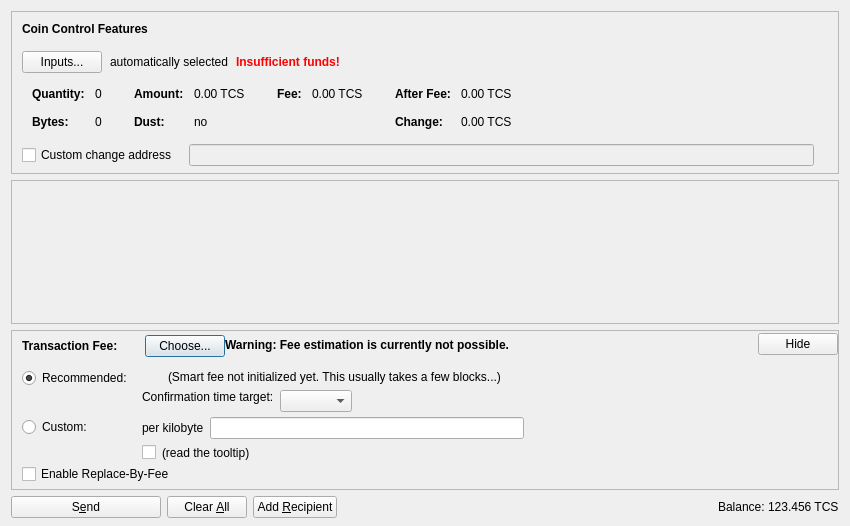
<?xml version="1.0" encoding="UTF-8"?>
<ui version="4.0">
 <class>SendCoinsDialog</class>
 <widget class="QDialog" name="SendCoinsDialog">
  <property name="geometry">
   <rect>
    <x>0</x>
    <y>0</y>
    <width>850</width>
    <height>526</height>
   </rect>
  </property>
  <property name="windowTitle">
   <string>Send Coins</string>
  </property>
  <layout class="QVBoxLayout" name="verticalLayout" stretch="0,1,0,0">
   <property name="bottomMargin">
    <number>8</number>
   </property>
   <item>
    <widget class="QFrame" name="frameCoinControl">
     <property name="sizePolicy">
      <sizepolicy hsizetype="Expanding" vsizetype="Expanding">
       <horstretch>0</horstretch>
       <verstretch>0</verstretch>
      </sizepolicy>
     </property>
     <property name="maximumSize">
      <size>
       <width>16777215</width>
       <height>16777215</height>
      </size>
     </property>
     <property name="frameShape">
      <enum>QFrame::StyledPanel</enum>
     </property>
     <property name="frameShadow">
      <enum>QFrame::Sunken</enum>
     </property>
     <layout class="QVBoxLayout" name="verticalLayoutCoinControl2">
      <property name="spacing">
       <number>0</number>
      </property>
      <property name="leftMargin">
       <number>0</number>
      </property>
      <property name="topMargin">
       <number>0</number>
      </property>
      <property name="rightMargin">
       <number>0</number>
      </property>
      <property name="bottomMargin">
       <number>6</number>
      </property>
      <item>
       <layout class="QVBoxLayout" name="verticalLayoutCoinControl" stretch="0,0,0,0,1">
        <property name="spacing">
         <number>0</number>
        </property>
        <property name="leftMargin">
         <number>10</number>
        </property>
        <property name="topMargin">
         <number>10</number>
        </property>
        <item>
         <layout class="QHBoxLayout" name="horizontalLayoutCoinControl1">
          <property name="bottomMargin">
           <number>15</number>
          </property>
          <item>
           <widget class="QLabel" name="labelCoinControlFeatures">
            <property name="sizePolicy">
             <sizepolicy hsizetype="Preferred" vsizetype="Maximum">
              <horstretch>0</horstretch>
              <verstretch>0</verstretch>
             </sizepolicy>
            </property>
            <property name="font">
             <font>
              <weight>75</weight>
              <bold>true</bold>
             </font>
            </property>
            <property name="styleSheet">
             <string notr="true">font-weight:bold;</string>
            </property>
            <property name="text">
             <string>Coin Control Features</string>
            </property>
           </widget>
          </item>
         </layout>
        </item>
        <item>
         <layout class="QHBoxLayout" name="horizontalLayoutCoinControl2" stretch="0,0,0,0">
          <property name="spacing">
           <number>8</number>
          </property>
          <property name="bottomMargin">
           <number>10</number>
          </property>
          <item>
           <widget class="QPushButton" name="pushButtonCoinControl">
            <property name="styleSheet">
             <string notr="true"/>
            </property>
            <property name="text">
             <string>Inputs...</string>
            </property>
            <property name="autoDefault">
             <bool>false</bool>
            </property>
           </widget>
          </item>
          <item>
           <widget class="QLabel" name="labelCoinControlAutomaticallySelected">
            <property name="text">
             <string>automatically selected</string>
            </property>
            <property name="margin">
             <number>5</number>
            </property>
           </widget>
          </item>
          <item>
           <widget class="QLabel" name="labelCoinControlInsuffFunds">
            <property name="font">
             <font>
              <weight>75</weight>
              <bold>true</bold>
             </font>
            </property>
            <property name="styleSheet">
             <string notr="true">color:red;font-weight:bold;</string>
            </property>
            <property name="text">
             <string>Insufficient funds!</string>
            </property>
            <property name="margin">
             <number>5</number>
            </property>
           </widget>
          </item>
          <item>
           <spacer name="horizontalSpacerCoinControl">
            <property name="orientation">
             <enum>Qt::Horizontal</enum>
            </property>
            <property name="sizeHint" stdset="0">
             <size>
              <width>40</width>
              <height>1</height>
             </size>
            </property>
           </spacer>
          </item>
         </layout>
        </item>
        <item>
         <widget class="QWidget" name="widgetCoinControl" native="true">
          <property name="sizePolicy">
           <sizepolicy hsizetype="Preferred" vsizetype="Preferred">
            <horstretch>0</horstretch>
            <verstretch>0</verstretch>
           </sizepolicy>
          </property>
          <property name="minimumSize">
           <size>
            <width>0</width>
            <height>0</height>
           </size>
          </property>
          <property name="styleSheet">
           <string notr="true"/>
          </property>
          <layout class="QHBoxLayout" name="horizontalLayoutCoinControl5">
           <property name="leftMargin">
            <number>0</number>
           </property>
           <property name="topMargin">
            <number>0</number>
           </property>
           <property name="rightMargin">
            <number>0</number>
           </property>
           <property name="bottomMargin">
            <number>0</number>
           </property>
           <item>
            <layout class="QHBoxLayout" name="horizontalLayoutCoinControl3" stretch="0,0,0,1">
             <property name="spacing">
              <number>20</number>
             </property>
             <property name="topMargin">
              <number>0</number>
             </property>
             <property name="bottomMargin">
              <number>10</number>
             </property>
             <item>
              <layout class="QFormLayout" name="formLayoutCoinControl1">
               <property name="horizontalSpacing">
                <number>10</number>
               </property>
               <property name="verticalSpacing">
                <number>14</number>
               </property>
               <property name="leftMargin">
                <number>10</number>
               </property>
               <property name="topMargin">
                <number>4</number>
               </property>
               <property name="rightMargin">
                <number>6</number>
               </property>
               <item row="0" column="0">
                <widget class="QLabel" name="labelCoinControlQuantityText">
                 <property name="font">
                  <font>
                   <weight>75</weight>
                   <bold>true</bold>
                  </font>
                 </property>
                 <property name="text">
                  <string>Quantity:</string>
                 </property>
                 <property name="margin">
                  <number>0</number>
                 </property>
                </widget>
               </item>
               <item row="0" column="1">
                <widget class="QLabel" name="labelCoinControlQuantity">
                 <property name="cursor">
                  <cursorShape>IBeamCursor</cursorShape>
                 </property>
                 <property name="contextMenuPolicy">
                  <enum>Qt::ActionsContextMenu</enum>
                 </property>
                 <property name="text">
                  <string notr="true">0</string>
                 </property>
                 <property name="margin">
                  <number>0</number>
                 </property>
                 <property name="textInteractionFlags">
                  <set>Qt::LinksAccessibleByMouse|Qt::TextSelectableByKeyboard|Qt::TextSelectableByMouse</set>
                 </property>
                </widget>
               </item>
               <item row="1" column="0">
                <widget class="QLabel" name="labelCoinControlBytesText">
                 <property name="font">
                  <font>
                   <weight>75</weight>
                   <bold>true</bold>
                  </font>
                 </property>
                 <property name="text">
                  <string>Bytes:</string>
                 </property>
                </widget>
               </item>
               <item row="1" column="1">
                <widget class="QLabel" name="labelCoinControlBytes">
                 <property name="cursor">
                  <cursorShape>IBeamCursor</cursorShape>
                 </property>
                 <property name="contextMenuPolicy">
                  <enum>Qt::ActionsContextMenu</enum>
                 </property>
                 <property name="text">
                  <string notr="true">0</string>
                 </property>
                 <property name="textInteractionFlags">
                  <set>Qt::LinksAccessibleByMouse|Qt::TextSelectableByKeyboard|Qt::TextSelectableByMouse</set>
                 </property>
                </widget>
               </item>
              </layout>
             </item>
             <item>
              <layout class="QFormLayout" name="formLayoutCoinControl2">
               <property name="horizontalSpacing">
                <number>10</number>
               </property>
               <property name="verticalSpacing">
                <number>14</number>
               </property>
               <property name="leftMargin">
                <number>6</number>
               </property>
               <property name="topMargin">
                <number>4</number>
               </property>
               <property name="rightMargin">
                <number>6</number>
               </property>
               <item row="0" column="0">
                <widget class="QLabel" name="labelCoinControlAmountText">
                 <property name="font">
                  <font>
                   <weight>75</weight>
                   <bold>true</bold>
                  </font>
                 </property>
                 <property name="text">
                  <string>Amount:</string>
                 </property>
                 <property name="margin">
                  <number>0</number>
                 </property>
                </widget>
               </item>
               <item row="0" column="1">
                <widget class="QLabel" name="labelCoinControlAmount">
                 <property name="cursor">
                  <cursorShape>IBeamCursor</cursorShape>
                 </property>
                 <property name="contextMenuPolicy">
                  <enum>Qt::ActionsContextMenu</enum>
                 </property>
                 <property name="text">
                  <string notr="true">0.00 TCS</string>
                 </property>
                 <property name="textInteractionFlags">
                  <set>Qt::LinksAccessibleByMouse|Qt::TextSelectableByKeyboard|Qt::TextSelectableByMouse</set>
                 </property>
                </widget>
               </item>
               <item row="1" column="0">
                <widget class="QLabel" name="labelCoinControlLowOutputText">
                 <property name="font">
                  <font>
                   <weight>75</weight>
                   <bold>true</bold>
                  </font>
                 </property>
                 <property name="text">
                  <string>Dust:</string>
                 </property>
                </widget>
               </item>
               <item row="1" column="1">
                <widget class="QLabel" name="labelCoinControlLowOutput">
                 <property name="cursor">
                  <cursorShape>IBeamCursor</cursorShape>
                 </property>
                 <property name="contextMenuPolicy">
                  <enum>Qt::ActionsContextMenu</enum>
                 </property>
                 <property name="text">
                  <string notr="true">no</string>
                 </property>
                 <property name="textInteractionFlags">
                  <set>Qt::LinksAccessibleByMouse|Qt::TextSelectableByKeyboard|Qt::TextSelectableByMouse</set>
                 </property>
                </widget>
               </item>
              </layout>
             </item>
             <item>
              <layout class="QFormLayout" name="formLayoutCoinControl3">
               <property name="horizontalSpacing">
                <number>10</number>
               </property>
               <property name="verticalSpacing">
                <number>14</number>
               </property>
               <property name="leftMargin">
                <number>6</number>
               </property>
               <property name="topMargin">
                <number>4</number>
               </property>
               <property name="rightMargin">
                <number>6</number>
               </property>
               <item row="0" column="0">
                <widget class="QLabel" name="labelCoinControlFeeText">
                 <property name="font">
                  <font>
                   <weight>75</weight>
                   <bold>true</bold>
                  </font>
                 </property>
                 <property name="text">
                  <string>Fee:</string>
                 </property>
                 <property name="margin">
                  <number>0</number>
                 </property>
                </widget>
               </item>
               <item row="0" column="1">
                <widget class="QLabel" name="labelCoinControlFee">
                 <property name="cursor">
                  <cursorShape>IBeamCursor</cursorShape>
                 </property>
                 <property name="contextMenuPolicy">
                  <enum>Qt::ActionsContextMenu</enum>
                 </property>
                 <property name="text">
                  <string notr="true">0.00 TCS</string>
                 </property>
                 <property name="textInteractionFlags">
                  <set>Qt::LinksAccessibleByMouse|Qt::TextSelectableByKeyboard|Qt::TextSelectableByMouse</set>
                 </property>
                </widget>
               </item>
              </layout>
             </item>
             <item>
              <layout class="QFormLayout" name="formLayoutCoinControl4">
               <property name="horizontalSpacing">
                <number>10</number>
               </property>
               <property name="verticalSpacing">
                <number>14</number>
               </property>
               <property name="leftMargin">
                <number>6</number>
               </property>
               <property name="topMargin">
                <number>4</number>
               </property>
               <property name="rightMargin">
                <number>6</number>
               </property>
               <item row="0" column="0">
                <widget class="QLabel" name="labelCoinControlAfterFeeText">
                 <property name="font">
                  <font>
                   <weight>75</weight>
                   <bold>true</bold>
                  </font>
                 </property>
                 <property name="text">
                  <string>After Fee:</string>
                 </property>
                 <property name="margin">
                  <number>0</number>
                 </property>
                </widget>
               </item>
               <item row="0" column="1">
                <widget class="QLabel" name="labelCoinControlAfterFee">
                 <property name="cursor">
                  <cursorShape>IBeamCursor</cursorShape>
                 </property>
                 <property name="contextMenuPolicy">
                  <enum>Qt::ActionsContextMenu</enum>
                 </property>
                 <property name="text">
                  <string notr="true">0.00 TCS</string>
                 </property>
                 <property name="textInteractionFlags">
                  <set>Qt::LinksAccessibleByMouse|Qt::TextSelectableByKeyboard|Qt::TextSelectableByMouse</set>
                 </property>
                </widget>
               </item>
               <item row="1" column="0">
                <widget class="QLabel" name="labelCoinControlChangeText">
                 <property name="font">
                  <font>
                   <weight>75</weight>
                   <bold>true</bold>
                  </font>
                 </property>
                 <property name="text">
                  <string>Change:</string>
                 </property>
                </widget>
               </item>
               <item row="1" column="1">
                <widget class="QLabel" name="labelCoinControlChange">
                 <property name="cursor">
                  <cursorShape>IBeamCursor</cursorShape>
                 </property>
                 <property name="contextMenuPolicy">
                  <enum>Qt::ActionsContextMenu</enum>
                 </property>
                 <property name="text">
                  <string notr="true">0.00 TCS</string>
                 </property>
                 <property name="textInteractionFlags">
                  <set>Qt::LinksAccessibleByMouse|Qt::TextSelectableByKeyboard|Qt::TextSelectableByMouse</set>
                 </property>
                </widget>
               </item>
              </layout>
             </item>
            </layout>
           </item>
          </layout>
         </widget>
        </item>
        <item>
         <layout class="QHBoxLayout" name="horizontalLayoutCoinControl4" stretch="0,0,0">
          <property name="spacing">
           <number>12</number>
          </property>
          <property name="sizeConstraint">
           <enum>QLayout::SetDefaultConstraint</enum>
          </property>
          <property name="topMargin">
           <number>5</number>
          </property>
          <property name="rightMargin">
           <number>5</number>
          </property>
          <item>
           <widget class="QCheckBox" name="checkBoxCoinControlChange">
            <property name="toolTip">
             <string>If this is activated, but the change address is empty or invalid, change will be sent to a newly generated address.</string>
            </property>
            <property name="text">
             <string>Custom change address</string>
            </property>
           </widget>
          </item>
          <item>
           <widget class="QValidatedLineEdit" name="lineEditCoinControlChange">
            <property name="enabled">
             <bool>false</bool>
            </property>
            <property name="sizePolicy">
             <sizepolicy hsizetype="Expanding" vsizetype="Fixed">
              <horstretch>0</horstretch>
              <verstretch>0</verstretch>
             </sizepolicy>
            </property>
           </widget>
          </item>
          <item>
           <widget class="QLabel" name="labelCoinControlChangeLabel">
            <property name="sizePolicy">
             <sizepolicy hsizetype="Preferred" vsizetype="Expanding">
              <horstretch>0</horstretch>
              <verstretch>0</verstretch>
             </sizepolicy>
            </property>
            <property name="minimumSize">
             <size>
              <width>0</width>
              <height>0</height>
             </size>
            </property>
            <property name="text">
             <string/>
            </property>
            <property name="margin">
             <number>3</number>
            </property>
           </widget>
          </item>
         </layout>
        </item>
        <item>
         <spacer name="verticalSpacerCoinControl">
          <property name="orientation">
           <enum>Qt::Vertical</enum>
          </property>
          <property name="sizeHint" stdset="0">
           <size>
            <width>800</width>
            <height>1</height>
           </size>
          </property>
         </spacer>
        </item>
       </layout>
      </item>
     </layout>
    </widget>
   </item>
   <item>
    <widget class="QScrollArea" name="scrollArea">
     <property name="widgetResizable">
      <bool>true</bool>
     </property>
     <widget class="QWidget" name="scrollAreaWidgetContents">
      <property name="geometry">
       <rect>
        <x>0</x>
        <y>0</y>
        <width>830</width>
        <height>104</height>
       </rect>
      </property>
      <layout class="QVBoxLayout" name="verticalLayout_2" stretch="0,1">
       <property name="leftMargin">
        <number>0</number>
       </property>
       <property name="topMargin">
        <number>0</number>
       </property>
       <property name="rightMargin">
        <number>0</number>
       </property>
       <property name="bottomMargin">
        <number>0</number>
       </property>
       <item>
        <layout class="QVBoxLayout" name="entries">
         <property name="spacing">
          <number>6</number>
         </property>
        </layout>
       </item>
       <item>
        <spacer name="verticalSpacer">
         <property name="orientation">
          <enum>Qt::Vertical</enum>
         </property>
         <property name="sizeHint" stdset="0">
          <size>
           <width>20</width>
           <height>40</height>
          </size>
         </property>
        </spacer>
       </item>
      </layout>
     </widget>
    </widget>
   </item>
   <item>
    <widget class="QFrame" name="frameFee">
     <property name="sizePolicy">
      <sizepolicy hsizetype="Expanding" vsizetype="Expanding">
       <horstretch>0</horstretch>
       <verstretch>0</verstretch>
      </sizepolicy>
     </property>
     <property name="maximumSize">
      <size>
       <width>16777215</width>
       <height>16777215</height>
      </size>
     </property>
     <property name="frameShape">
      <enum>QFrame::StyledPanel</enum>
     </property>
     <property name="frameShadow">
      <enum>QFrame::Sunken</enum>
     </property>
     <layout class="QVBoxLayout" name="verticalLayoutFee1">
      <property name="spacing">
       <number>0</number>
      </property>
      <property name="leftMargin">
       <number>0</number>
      </property>
      <property name="topMargin">
       <number>0</number>
      </property>
      <property name="rightMargin">
       <number>0</number>
      </property>
      <property name="bottomMargin">
       <number>0</number>
      </property>
      <item>
       <layout class="QVBoxLayout" name="verticalLayoutFee2" stretch="0,0,0">
        <property name="spacing">
         <number>0</number>
        </property>
        <property name="leftMargin">
         <number>10</number>
        </property>
        <property name="topMargin">
         <number>0</number>
        </property>
        <item>
         <layout class="QHBoxLayout" name="horizontalLayoutFee1">
          <property name="bottomMargin">
           <number>0</number>
          </property>
          <item>
           <layout class="QVBoxLayout" name="verticalLayoutFee7">
            <property name="spacing">
             <number>0</number>
            </property>
            <item>
             <spacer name="verticalSpacerSmartFee">
              <property name="orientation">
               <enum>Qt::Vertical</enum>
              </property>
              <property name="sizeType">
               <enum>QSizePolicy::Fixed</enum>
              </property>
              <property name="sizeHint" stdset="0">
               <size>
                <width>1</width>
                <height>4</height>
               </size>
              </property>
             </spacer>
            </item>
            <item>
             <layout class="QHBoxLayout" name="horizontalLayoutSmartFee">
              <property name="spacing">
               <number>10</number>
              </property>
              <item>
               <widget class="QLabel" name="labelFeeHeadline">
                <property name="sizePolicy">
                 <sizepolicy hsizetype="Preferred" vsizetype="Maximum">
                  <horstretch>0</horstretch>
                  <verstretch>0</verstretch>
                 </sizepolicy>
                </property>
                <property name="font">
                 <font>
                  <weight>75</weight>
                  <bold>true</bold>
                 </font>
                </property>
                <property name="styleSheet">
                 <string notr="true">font-weight:bold;</string>
                </property>
                <property name="text">
                 <string>Transaction Fee:</string>
                </property>
               </widget>
              </item>
              <item>
               <widget class="QLabel" name="labelFeeMinimized">
                <property name="text">
                 <string/>
                </property>
               </widget>
              </item>
              <item>
               <widget class="QPushButton" name="buttonChooseFee">
                <property name="text">
                 <string>Choose...</string>
                </property>
               </widget>
              </item>
             </layout>
            </item>
            <item>
             <spacer name="verticalSpacer_5">
              <property name="orientation">
               <enum>Qt::Vertical</enum>
              </property>
              <property name="sizeHint" stdset="0">
               <size>
                <width>1</width>
                <height>1</height>
               </size>
              </property>
             </spacer>
            </item>
           </layout>
          </item>
          <item>
           <widget class="QLabel" name="fallbackFeeWarningLabel">
            <property name="toolTip">
             <string>Using the fallbackfee can result in sending a transaction that will take several hours or days (or never) to confirm. Consider choosing your fee manually or wait until you have validated the complete chain.</string>
            </property>
            <property name="font">
            <font>
                <weight>75</weight>
                <bold>true</bold>
            </font>
            </property>
            <property name="text">
             <string>Warning: Fee estimation is currently not possible.</string>
            </property>
            <property name="wordWrap">
             <bool>false</bool>
            </property>
           </widget>
          </item>
          <item>
           <spacer name="horizontalSpacer_4">
            <property name="orientation">
             <enum>Qt::Horizontal</enum>
            </property>
            <property name="sizeType">
             <enum>QSizePolicy::MinimumExpanding</enum>
            </property>
            <property name="sizeHint" stdset="0">
             <size>
              <width>40</width>
              <height>20</height>
             </size>
            </property>
           </spacer>
          </item>
          <item>
           <widget class="QPushButton" name="buttonMinimizeFee">
            <property name="toolTip">
             <string>collapse fee-settings</string>
            </property>
            <property name="text">
             <string>Hide</string>
            </property>
           </widget>
          </item>
         </layout>
        </item>
        <item>
         <widget class="QFrame" name="frameFeeSelection">
          <layout class="QVBoxLayout" name="verticalLayoutFee12">
           <property name="spacing">
            <number>0</number>
           </property>
           <property name="leftMargin">
            <number>0</number>
           </property>
           <property name="topMargin">
            <number>0</number>
           </property>
           <property name="rightMargin">
            <number>0</number>
           </property>
           <property name="bottomMargin">
            <number>0</number>
           </property>
           <item>
            <layout class="QGridLayout" name="gridLayoutFee">
             <property name="topMargin">
              <number>10</number>
             </property>
             <property name="bottomMargin">
              <number>4</number>
             </property>
             <property name="horizontalSpacing">
              <number>10</number>
             </property>
             <property name="verticalSpacing">
              <number>4</number>
             </property>
             <item row="1" column="1">
              <layout class="QVBoxLayout" name="verticalLayoutFee8">
               <property name="spacing">
                <number>6</number>
               </property>
               <item>
                <layout class="QHBoxLayout" name="horizontalLayoutFee13">
                 <item>
                  <widget class="QLabel" name="labelCustomPerKilobyte">
                   <property name="toolTip">
                    <string>Specify a custom fee per kB (1,000 bytes) of the transaction's virtual size.

Note:  Since the fee is calculated on a per-byte basis, a fee of "100 satoshis per kB" for a transaction size of 500 bytes (half of 1 kB) would ultimately yield a fee of only 50 satoshis.</string>
                   </property>
                   <property name="text">
                    <string>per kilobyte</string>
                   </property>
                  </widget>
                 </item>
                 <item>
                  <widget class="TestCoinSuperAmountField" name="customFee"/>
                 </item>
                 <item>
                  <spacer name="horizontalSpacer_6">
                   <property name="orientation">
                    <enum>Qt::Horizontal</enum>
                   </property>
                   <property name="sizeHint" stdset="0">
                    <size>
                     <width>1</width>
                     <height>1</height>
                    </size>
                   </property>
                  </spacer>
                 </item>
                </layout>
               </item>
               <item>
                <layout class="QHBoxLayout" name="horizontalLayoutFee8">
                 <item>
                  <widget class="QCheckBox" name="checkBoxMinimumFee">
                   <property name="toolTip">
                    <string>Paying only the minimum fee is just fine as long as there is less transaction volume than space in the blocks. But be aware that this can end up in a never confirming transaction once there is more demand for testcoinsuper transactions than the network can process.</string>
                   </property>
                   <property name="text">
                    <string/>
                   </property>
                  </widget>
                 </item>
                 <item>
                  <widget class="QLabel" name="labelMinFeeWarning">
                   <property name="enabled">
                    <bool>true</bool>
                   </property>
                   <property name="toolTip">
                    <string>Paying only the minimum fee is just fine as long as there is less transaction volume than space in the blocks. But be aware that this can end up in a never confirming transaction once there is more demand for testcoinsuper transactions than the network can process.</string>
                   </property>
                   <property name="text">
                    <string>(read the tooltip)</string>
                   </property>
                   <property name="margin">
                    <number>5</number>
                   </property>
                  </widget>
                 </item>
                 <item>
                  <spacer name="horizontalSpacer_2">
                   <property name="orientation">
                    <enum>Qt::Horizontal</enum>
                   </property>
                   <property name="sizeHint" stdset="0">
                    <size>
                     <width>1</width>
                     <height>1</height>
                    </size>
                   </property>
                  </spacer>
                 </item>
                </layout>
               </item>
              </layout>
             </item>
             <item row="0" column="0">
              <layout class="QVBoxLayout" name="verticalLayoutFee4" stretch="0,1">
               <item>
                <widget class="QRadioButton" name="radioSmartFee">
                 <property name="text">
                  <string>Recommended:</string>
                 </property>
                 <property name="checked">
                  <bool>true</bool>
                 </property>
                 <attribute name="buttonGroup">
                  <string notr="true">groupFee</string>
                 </attribute>
                </widget>
               </item>
               <item>
                <spacer name="verticalSpacer_2">
                 <property name="orientation">
                  <enum>Qt::Vertical</enum>
                 </property>
                 <property name="sizeHint" stdset="0">
                  <size>
                   <width>1</width>
                   <height>1</height>
                  </size>
                 </property>
                </spacer>
               </item>
              </layout>
             </item>
             <item row="1" column="0">
              <layout class="QVBoxLayout" name="verticalLayoutFee9" stretch="0,1">
               <item>
                <widget class="QRadioButton" name="radioCustomFee">
                 <property name="text">
                  <string>Custom:</string>
                 </property>
                 <attribute name="buttonGroup">
                  <string notr="true">groupFee</string>
                 </attribute>
                </widget>
               </item>
               <item>
                <spacer name="verticalSpacer_6">
                 <property name="orientation">
                  <enum>Qt::Vertical</enum>
                 </property>
                 <property name="sizeHint" stdset="0">
                  <size>
                   <width>1</width>
                   <height>1</height>
                  </size>
                 </property>
                </spacer>
               </item>
              </layout>
             </item>
             <item row="0" column="1">
              <layout class="QVBoxLayout" name="verticalLayoutFee3" stretch="0,0,1">
               <property name="spacing">
                <number>6</number>
               </property>
               <property name="topMargin">
                <number>2</number>
               </property>
               <item>
                <layout class="QHBoxLayout" name="horizontalLayoutFee12">
                 <item>
                  <widget class="QLabel" name="labelSmartFee">
                   <property name="text">
                    <string/>
                   </property>
                   <property name="margin">
                    <number>2</number>
                   </property>
                  </widget>
                 </item>
                 <item>
                  <widget class="QLabel" name="labelFeeEstimation">
                   <property name="text">
                    <string/>
                   </property>
                  </widget>
                 </item>
                 <item>
                  <widget class="QLabel" name="labelSmartFee2">
                   <property name="text">
                    <string>(Smart fee not initialized yet. This usually takes a few blocks...)</string>
                   </property>
                   <property name="margin">
                    <number>2</number>
                   </property>
                  </widget>
                 </item>
                 <item>
                  <spacer name="horizontalSpacer_5">
                   <property name="orientation">
                    <enum>Qt::Horizontal</enum>
                   </property>
                   <property name="sizeHint" stdset="0">
                    <size>
                     <width>1</width>
                     <height>1</height>
                    </size>
                   </property>
                  </spacer>
                 </item>
                </layout>
               </item>
               <item>
                <layout class="QHBoxLayout" name="horizontalLayoutFee9">
                 <item>
                  <layout class="QVBoxLayout" name="verticalLayoutFee6">
                   <item>
                    <widget class="QLabel" name="labelSmartFee3">
                     <property name="text">
                      <string>Confirmation time target:</string>
                     </property>
                     <property name="margin">
                      <number>2</number>
                     </property>
                    </widget>
                   </item>
                   <item>
                    <spacer name="verticalSpacer_3">
                     <property name="orientation">
                      <enum>Qt::Vertical</enum>
                     </property>
                     <property name="sizeHint" stdset="0">
                      <size>
                       <width>1</width>
                       <height>1</height>
                      </size>
                     </property>
                    </spacer>
                   </item>
                  </layout>
                 </item>
                 <item>
                  <layout class="QVBoxLayout" name="verticalLayoutFee5">
                   <property name="rightMargin">
                    <number>30</number>
                   </property>
                   <item>
                    <layout class="QHBoxLayout" name="horizontalLayoutConfTarget">
                     <property name="bottomMargin">
                      <number>0</number>
                     </property>
                     <item>
                      <widget class="QComboBox" name="confTargetSelector"/>
                     </item>
                     <item>
                      <spacer name="horizontalSpacerConfTarget">
                       <property name="orientation">
                        <enum>Qt::Horizontal</enum>
                       </property>
                       <property name="sizeHint" stdset="0">
                        <size>
                         <width>40</width>
                         <height>20</height>
                        </size>
                       </property>
                      </spacer>
                     </item>
                    </layout>
                   </item>
                  </layout>
                 </item>
                </layout>
               </item>
               <item>
                <spacer name="verticalSpacer_4">
                 <property name="orientation">
                  <enum>Qt::Vertical</enum>
                 </property>
                 <property name="sizeHint" stdset="0">
                  <size>
                   <width>1</width>
                   <height>1</height>
                  </size>
                 </property>
                </spacer>
               </item>
              </layout>
             </item>
            </layout>
           </item>
           <item>
            <widget class="QCheckBox" name="optInRBF">
             <property name="text">
              <string>Enable Replace-By-Fee</string>
             </property>
             <property name="toolTip">
              <string>With Replace-By-Fee (BIP-125) you can increase a transaction's fee after it is sent. Without this, a higher fee may be recommended to compensate for increased transaction delay risk.</string>
             </property>
            </widget>
           </item>
          </layout>
         </widget>
        </item>
        <item>
         <spacer name="verticalSpacerFee">
          <property name="orientation">
           <enum>Qt::Vertical</enum>
          </property>
          <property name="sizeHint" stdset="0">
           <size>
            <width>40</width>
            <height>5</height>
           </size>
          </property>
         </spacer>
        </item>
       </layout>
      </item>
     </layout>
    </widget>
   </item>
   <item>
    <layout class="QHBoxLayout" name="horizontalLayout">
     <item>
      <widget class="QPushButton" name="sendButton">
       <property name="minimumSize">
        <size>
         <width>150</width>
         <height>0</height>
        </size>
       </property>
       <property name="toolTip">
        <string>Confirm the send action</string>
       </property>
       <property name="text">
        <string>S&amp;end</string>
       </property>
       <property name="icon">
        <iconset resource="../testcoinsuper.qrc">
         <normaloff>:/icons/send</normaloff>:/icons/send</iconset>
       </property>
       <property name="autoDefault">
        <bool>false</bool>
       </property>
       <property name="default">
        <bool>false</bool>
       </property>
      </widget>
     </item>
     <item>
      <widget class="QPushButton" name="clearButton">
       <property name="sizePolicy">
        <sizepolicy hsizetype="Minimum" vsizetype="Fixed">
         <horstretch>0</horstretch>
         <verstretch>0</verstretch>
        </sizepolicy>
       </property>
       <property name="toolTip">
        <string>Clear all fields of the form.</string>
       </property>
       <property name="text">
        <string>Clear &amp;All</string>
       </property>
       <property name="icon">
        <iconset resource="../testcoinsuper.qrc">
         <normaloff>:/icons/remove</normaloff>:/icons/remove</iconset>
       </property>
       <property name="autoDefault">
        <bool>false</bool>
       </property>
      </widget>
     </item>
     <item>
      <widget class="QPushButton" name="addButton">
       <property name="toolTip">
        <string>Send to multiple recipients at once</string>
       </property>
       <property name="text">
        <string>Add &amp;Recipient</string>
       </property>
       <property name="icon">
        <iconset resource="../testcoinsuper.qrc">
         <normaloff>:/icons/add</normaloff>:/icons/add</iconset>
       </property>
       <property name="autoDefault">
        <bool>false</bool>
       </property>
      </widget>
     </item>
     <item>
      <spacer name="horizontalSpacer">
       <property name="orientation">
        <enum>Qt::Horizontal</enum>
       </property>
       <property name="sizeHint" stdset="0">
        <size>
         <width>40</width>
         <height>20</height>
        </size>
       </property>
      </spacer>
     </item>
     <item>
      <layout class="QHBoxLayout" name="horizontalLayout_2">
       <property name="spacing">
        <number>3</number>
       </property>
       <item>
        <widget class="QLabel" name="label">
         <property name="sizePolicy">
          <sizepolicy hsizetype="Preferred" vsizetype="Fixed">
           <horstretch>0</horstretch>
           <verstretch>0</verstretch>
          </sizepolicy>
         </property>
         <property name="text">
          <string>Balance:</string>
         </property>
        </widget>
       </item>
       <item>
        <widget class="QLabel" name="labelBalance">
         <property name="sizePolicy">
          <sizepolicy hsizetype="Preferred" vsizetype="Fixed">
           <horstretch>0</horstretch>
           <verstretch>0</verstretch>
          </sizepolicy>
         </property>
         <property name="cursor">
          <cursorShape>IBeamCursor</cursorShape>
         </property>
         <property name="text">
          <string notr="true">123.456 TCS</string>
         </property>
         <property name="textInteractionFlags">
          <set>Qt::LinksAccessibleByMouse|Qt::TextSelectableByKeyboard|Qt::TextSelectableByMouse</set>
         </property>
        </widget>
       </item>
      </layout>
     </item>
    </layout>
   </item>
  </layout>
 </widget>
 <customwidgets>
  <customwidget>
   <class>QValidatedLineEdit</class>
   <extends>QLineEdit</extends>
   <header>qt/qvalidatedlineedit.h</header>
  </customwidget>
  <customwidget>
   <class>TestCoinSuperAmountField</class>
   <extends>QLineEdit</extends>
   <header>qt/testcoinsuperamountfield.h</header>
   <container>1</container>
  </customwidget>
 </customwidgets>
 <resources>
  <include location="../testcoinsuper.qrc"/>
 </resources>
 <connections/>
 <buttongroups>
  <buttongroup name="groupFee"/>
 </buttongroups>
</ui>
